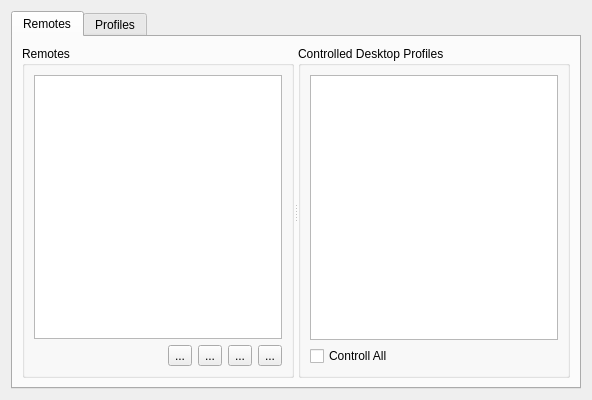
<ui version="4.0" >
 <class>MainWindow</class>
 <widget class="QWidget" name="MainWindow" >
  <property name="geometry" >
   <rect>
    <x>0</x>
    <y>0</y>
    <width>592</width>
    <height>400</height>
   </rect>
  </property>
  <property name="minimumSize" >
   <size>
    <width>590</width>
    <height>400</height>
   </size>
  </property>
  <layout class="QVBoxLayout" name="verticalLayout" >
   <item>
    <widget class="QTabWidget" name="tabWidget" >
     <property name="toolTip" >
      <string/>
     </property>
     <property name="tabPosition" >
      <enum>QTabWidget::North</enum>
     </property>
     <property name="tabShape" >
      <enum>QTabWidget::Rounded</enum>
     </property>
     <property name="currentIndex" >
      <number>0</number>
     </property>
     <widget class="QWidget" name="tabRemotes" >
      <attribute name="title" >
       <string>Remotes</string>
      </attribute>
      <layout class="QVBoxLayout" name="verticalLayout_4" >
       <item>
        <widget class="QSplitter" name="splitter" >
         <property name="orientation" >
          <enum>Qt::Horizontal</enum>
         </property>
         <widget class="QGroupBox" name="groupBox_2" >
          <property name="title" >
           <string>Remotes</string>
          </property>
          <layout class="QVBoxLayout" name="verticalLayout_5" >
           <item>
            <widget class="QListView" name="remoteslistView" >
             <property name="toolTip" >
              <string>A remote file describes how to translate raw receiver codes to well known key names.</string>
             </property>
            </widget>
           </item>
           <item>
            <layout class="QHBoxLayout" name="horizontalLayout_3" >
             <item>
              <spacer name="horizontalSpacer" >
               <property name="orientation" >
                <enum>Qt::Horizontal</enum>
               </property>
               <property name="sizeHint" stdset="0" >
                <size>
                 <width>40</width>
                 <height>20</height>
                </size>
               </property>
              </spacer>
             </item>
             <item>
              <widget class="QToolButton" name="btnRemoteDownload" >
               <property name="text" >
                <string>...</string>
               </property>
              </widget>
             </item>
             <item>
              <widget class="QToolButton" name="btnRemoteNew" >
               <property name="text" >
                <string>...</string>
               </property>
              </widget>
             </item>
             <item>
              <widget class="QToolButton" name="btnRemoteEdit" >
               <property name="text" >
                <string>...</string>
               </property>
              </widget>
             </item>
             <item>
              <widget class="QToolButton" name="btnRemoteRemove" >
               <property name="text" >
                <string>...</string>
               </property>
              </widget>
             </item>
            </layout>
           </item>
          </layout>
         </widget>
         <widget class="QGroupBox" name="groupBox" >
          <property name="title" >
           <string>Controlled Desktop Profiles</string>
          </property>
          <layout class="QVBoxLayout" name="verticalLayout_2" >
           <item>
            <widget class="QListView" name="desktopRemoteView" />
           </item>
           <item>
            <widget class="QCheckBox" name="chkControlAll" >
             <property name="toolTip" >
              <string>Control always all desktop profiles with the selected remote</string>
             </property>
             <property name="text" >
              <string>Controll All</string>
             </property>
            </widget>
           </item>
          </layout>
         </widget>
        </widget>
       </item>
      </layout>
     </widget>
     <widget class="QWidget" name="tabProfiles" >
      <attribute name="title" >
       <string>Profiles</string>
      </attribute>
      <layout class="QVBoxLayout" name="verticalLayout_3" >
       <item>
        <widget class="QSplitter" name="splitter_2" >
         <property name="orientation" >
          <enum>Qt::Horizontal</enum>
         </property>
         <widget class="QGroupBox" name="groupBox_11" >
          <property name="title" >
           <string>Desktop Profiles</string>
          </property>
          <layout class="QVBoxLayout" name="verticalLayout_8" >
           <item>
            <widget class="QListView" name="desktoplistView" />
           </item>
           <item>
            <layout class="QHBoxLayout" name="horizontalLayout_4" >
             <item>
              <spacer name="horizontalSpacer" >
               <property name="orientation" >
                <enum>Qt::Horizontal</enum>
               </property>
               <property name="sizeHint" stdset="0" >
                <size>
                 <width>40</width>
                 <height>20</height>
                </size>
               </property>
              </spacer>
             </item>
             <item>
              <widget class="QToolButton" name="btnDPDownload" >
               <property name="text" >
                <string>...</string>
               </property>
              </widget>
             </item>
             <item>
              <widget class="QToolButton" name="btnDPNew" >
               <property name="text" >
                <string>...</string>
               </property>
              </widget>
             </item>
             <item>
              <widget class="QToolButton" name="btnDPEdit" >
               <property name="text" >
                <string>...</string>
               </property>
              </widget>
             </item>
             <item>
              <widget class="QToolButton" name="btnDPRemove" >
               <property name="text" >
                <string>...</string>
               </property>
              </widget>
             </item>
            </layout>
           </item>
          </layout>
         </widget>
         <widget class="QGroupBox" name="groupBox_4" >
          <property name="title" >
           <string>Application Profiles</string>
          </property>
          <layout class="QVBoxLayout" name="verticalLayout_6" >
           <item>
            <widget class="QListView" name="applicationlistView" >
             <property name="toolTip" >
              <string>An application profile describes the liri execution engine
how to contact the application and link application commands to well-known key names.</string>
             </property>
            </widget>
           </item>
           <item>
            <layout class="QHBoxLayout" name="horizontalLayout_5" >
             <item>
              <spacer name="horizontalSpacer" >
               <property name="orientation" >
                <enum>Qt::Horizontal</enum>
               </property>
               <property name="sizeHint" stdset="0" >
                <size>
                 <width>40</width>
                 <height>20</height>
                </size>
               </property>
              </spacer>
             </item>
             <item>
              <widget class="QToolButton" name="btnAPDownload" >
               <property name="text" >
                <string>...</string>
               </property>
              </widget>
             </item>
             <item>
              <widget class="QToolButton" name="btnAPNew" >
               <property name="text" >
                <string>...</string>
               </property>
              </widget>
             </item>
             <item>
              <widget class="QToolButton" name="btnAPEdit" >
               <property name="text" >
                <string>...</string>
               </property>
              </widget>
             </item>
             <item>
              <widget class="QToolButton" name="btnAPRemove" >
               <property name="text" >
                <string>...</string>
               </property>
              </widget>
             </item>
            </layout>
           </item>
          </layout>
         </widget>
        </widget>
       </item>
      </layout>
     </widget>
    </widget>
   </item>
  </layout>
 </widget>
 <resources/>
 <connections/>
</ui>
